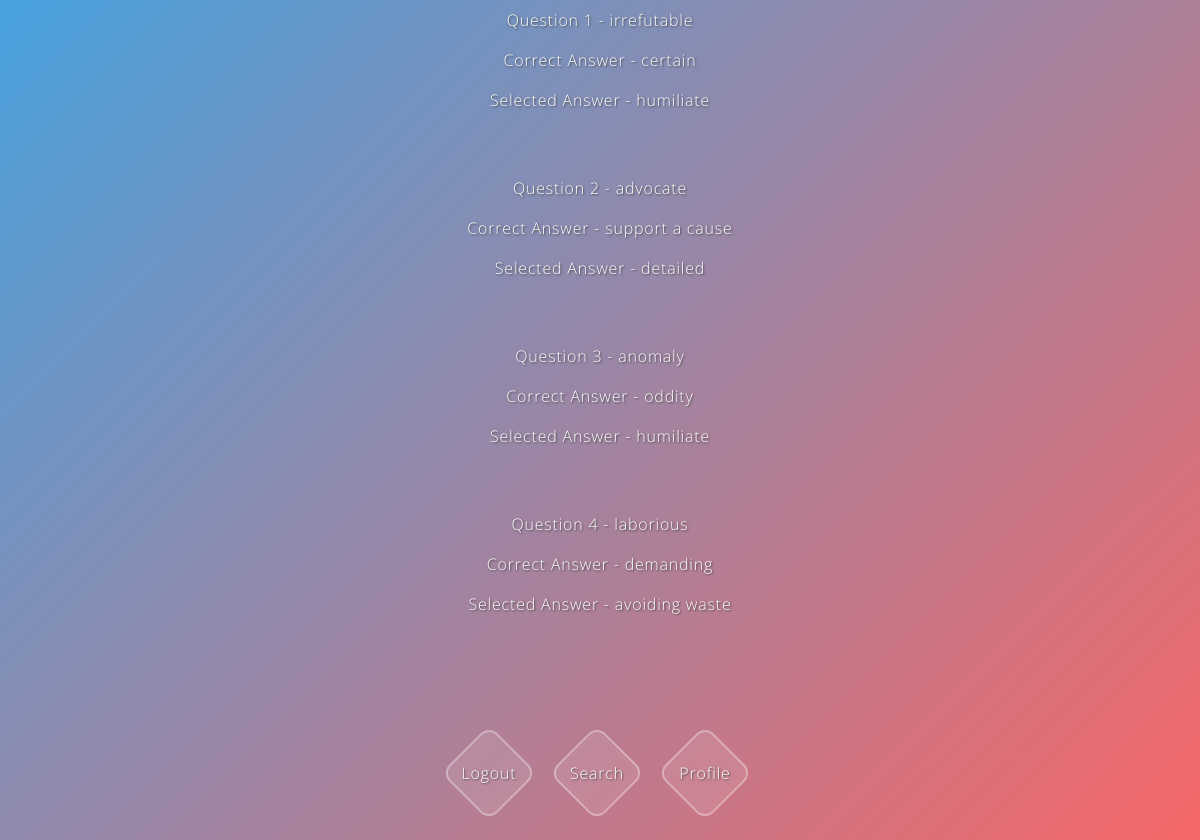
Screenshot of /actualquiz/21 (signed in) with the database file from the repository.
### app/models.py (models this page shows)
class Quiz(models.Model):
    user = models.ForeignKey(UserProfile, on_delete=models.CASCADE)
    q1 = models.ForeignKey(Game, on_delete=models.CASCADE, related_name="q1")
    q1selected = models.CharField(max_length=200, blank=True, null=True)
    q2 = models.ForeignKey(Game, on_delete=models.CASCADE, related_name="q2")
    q2selected = models.CharField(max_length=200, blank=True, null=True)
    q3 = models.ForeignKey(Game, on_delete=models.CASCADE, related_name="q3")
    q3selected = models.CharField(max_length=200, blank=True, null=True)
    q4 = models.ForeignKey(Game, on_delete=models.CASCADE, related_name="q4")
    q4selected = models.CharField(max_length=200, blank=True, null=True)

class Game(models.Model):
    question = models.CharField(max_length=200, blank=True, null=True)
    answer = models.CharField(max_length=200, blank=True, null=True)
    def __str__(self):
        return str(self.question)

### app/views.py (the view)
# urls.py: url(r'^actualquiz/(\d+)$', views.actualquiz, name='actualquiz'),
@login_required(login_url='app:login')
def actualquiz(request, id):
    if request.method == 'POST':
        count = 0
        s1 = request.POST.get('ques1', '')
        s2 = request.POST.get('ques2', '')
        s3 = request.POST.get('ques3', '')
        s4 = request.POST.get('ques4', '')
        quiz = Quiz.objects.get(id=id)
        if quiz.q1.answer == s1:
            count = count + 1
        if quiz.q2.answer == s2:
            count = count + 1
        if quiz.q3.answer == s3:
            count = count + 1
        if quiz.q4.answer == s4:
            count = count + 1
        quiz.q1selected = s1
        quiz.q2selected = s2
        quiz.q3selected = s3
        quiz.q4selected = s4
        quiz.save()
        user = request.user
        Profile = UserProfile.objects.get(user=user)
        Profile.totalQues = Profile.totalQues + 4
        Profile.totalAns = Profile.totalAns + count
        Profile.save()
        user_profile = UserProfile.objects.get(user=request.user)
        student_profile_url = '/user_profile/' + str(user_profile.id)
        return HttpResponseRedirect(student_profile_url)
    else:
        quiz = Quiz.objects.get(id=id)
        if not quiz.q1selected:
            game = Game.objects.all()
            a = len(game)
            options1 = [quiz.q1.answer]
            options2 = [quiz.q2.answer]
            options3 = [quiz.q3.answer]
            options4 = [quiz.q4.answer]
            while(len(options1) != 4):
                k = random.randint(0, a-1)
                if options1.count(game[k].answer) == 0:
                    options1.append(game[k].answer)
            while(len(options2) != 4):
                k = random.randint(0, a-1)
                if options2.count(game[k].answer) == 0:
                    options2.append(game[k].answer)
            while(len(options3) != 4):
                k = random.randint(0, a-1)
                if options3.count(game[k].answer) == 0:
                    options3.append(game[k].answer)
            while(len(options4) != 4):
                k = random.randint(0, a-1)
                if options4.count(game[k].answer) == 0:
                    options4.append(game[k].answer)
            options1.sort()
            options2.sort()
            options3.sort()
            options4.sort()
            print(options1)
            print(options2)
            print(options3)
            print(options4)
            return render(request, 'app/quiz.html', {'quiz': quiz, 'options1': options1, 'options2': options2,
                                                     'options3': options3, 'options4': options4, 'f': 0})
        else:
            quiz = Quiz.objects.get(id=id)
            return render(request, 'app/quiz.html', {'quiz': quiz, 'f': 1})

### app/templates/app/quiz.html (shortened to what this page needs)
{%  if f == 1 %}
                <h3>Question 1 - {{quiz.q1}}</h3>
                <h3>Correct Answer - {{quiz.q1.answer}}
                <h3>Selected Answer - {{quiz.q1selected}}
                <br />
                <br />
                <br />
                <h3>Question 2 - {{quiz.q2}}</h3>
                <h3>Correct Answer - {{quiz.q2.answer}}
                <h3>Selected Answer - {{quiz.q2selected}}
                <br />
                <br />
                <br />
                <h3>Question 3 - {{quiz.q3}}</h3>
                <h3>Correct Answer - {{quiz.q3.answer}}
                <h3>Selected Answer - {{quiz.q3selected}}
                <br />
                <br />
                <br />
                <h3>Question 4 - {{quiz.q4}}</h3>
                <h3>Correct Answer - {{quiz.q4.answer}}
                <h3>Selected Answer - {{quiz.q4selected}}
                <br />
                <br />
                <br />
 <div class="container">
    <ul class="social">
      <li class="facebook"><a href="{% url 'app:logout' %}">Logout</a></li>
       <li class="sociali"><a href="{% url 'app:search' %}">Search</a></li>
      <li class="mail"><a href="app:user_profile' prof.id %}">Profile</a></li>
    </ul>
  </div>
{% endif %}

### app/templates/app/quiz.html (style rules this page uses)
* { -moz-box-sizing: border-box; -webkit-box-sizing: border-box; box-sizing: border-box; }
h3 { text-align:center; font-size:16px; font-weight:300; color:#ffffff; text-shadow: 1px 1px 2px #444444; margin: 0.5em 0 1em 0; }
.container { left: 50%; margin:6em 0 0 -108px; position: absolute; }
.social { position: relative; height: 3em; width: 13.5em; }
.social li { border-radius:10px; display: block; height: 4em; line-height: 4em; margin: -2.2em; position: absolute; transition: all 0.5s ease-in-out; transform: rotate(45deg); text-align: center; width: 4em; box-shadow: 0 0 0 2px rgba(255,255,255,0.4); }
.social a { color: #ffffff; text-decoration:none; display: block; height: 4em; line-height: 4em; text-align: center; transform: rotate(-45deg); width: 4em; }
.facebook { background:rgba(255,255,255,0.1); left: 0; top: 0%; }
.sociali { background:rgba(255,255,255,0.1); left: 50%; top: 0; }
.mail { background:rgba(255,255,255,0.1); left: 100%; top: 0; }

### rows the page displays
Quiz: q1 "irrefutable", q1.answer "certain", q1selected "humiliate", q2 "advocate", q2.answer "support a cause", q2selected "detailed", q3 "anomaly", q3.answer "oddity", q3selected "humiliate", q4 "laborious", q4.answer "demanding", q4selected "avoiding waste"
